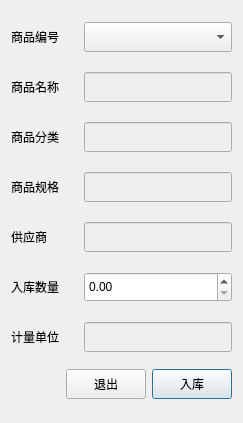
<?xml version="1.0" encoding="UTF-8"?>
<ui version="4.0">
 <class>DialogGoodsIn</class>
 <widget class="QDialog" name="DialogGoodsIn">
  <property name="geometry">
   <rect>
    <x>0</x>
    <y>0</y>
    <width>243</width>
    <height>423</height>
   </rect>
  </property>
  <property name="windowTitle">
   <string>商品入库</string>
  </property>
  <layout class="QGridLayout" name="gridLayout_2" rowstretch="8,1">
   <item row="0" column="0">
    <layout class="QGridLayout" name="gridLayout">
     <property name="horizontalSpacing">
      <number>25</number>
     </property>
     <property name="verticalSpacing">
      <number>20</number>
     </property>
     <item row="0" column="0">
      <widget class="QLabel" name="label">
       <property name="text">
        <string>商品编号</string>
       </property>
      </widget>
     </item>
     <item row="1" column="0">
      <widget class="QLabel" name="label_2">
       <property name="text">
        <string>商品名称</string>
       </property>
      </widget>
     </item>
     <item row="1" column="1">
      <widget class="QLineEdit" name="lineEdit_name">
       <property name="enabled">
        <bool>false</bool>
       </property>
       <property name="minimumSize">
        <size>
         <width>0</width>
         <height>30</height>
        </size>
       </property>
      </widget>
     </item>
     <item row="2" column="0">
      <widget class="QLabel" name="label_3">
       <property name="text">
        <string>商品分类</string>
       </property>
      </widget>
     </item>
     <item row="2" column="1">
      <widget class="QLineEdit" name="lineEdit_type">
       <property name="enabled">
        <bool>false</bool>
       </property>
       <property name="minimumSize">
        <size>
         <width>0</width>
         <height>30</height>
        </size>
       </property>
      </widget>
     </item>
     <item row="3" column="0">
      <widget class="QLabel" name="label_6">
       <property name="text">
        <string>商品规格</string>
       </property>
      </widget>
     </item>
     <item row="3" column="1">
      <widget class="QLineEdit" name="lineEdit_format">
       <property name="enabled">
        <bool>false</bool>
       </property>
       <property name="minimumSize">
        <size>
         <width>0</width>
         <height>30</height>
        </size>
       </property>
      </widget>
     </item>
     <item row="4" column="0">
      <widget class="QLabel" name="label_7">
       <property name="text">
        <string>供应商</string>
       </property>
      </widget>
     </item>
     <item row="4" column="1">
      <widget class="QLineEdit" name="lineEdit_supplier">
       <property name="enabled">
        <bool>false</bool>
       </property>
       <property name="minimumSize">
        <size>
         <width>0</width>
         <height>30</height>
        </size>
       </property>
      </widget>
     </item>
     <item row="5" column="0">
      <widget class="QLabel" name="label_5">
       <property name="text">
        <string>入库数量</string>
       </property>
      </widget>
     </item>
     <item row="5" column="1">
      <widget class="QDoubleSpinBox" name="doubleSpinBox_Num">
       <property name="minimumSize">
        <size>
         <width>0</width>
         <height>30</height>
        </size>
       </property>
       <property name="maximum">
        <double>99999999999.000000000000000</double>
       </property>
      </widget>
     </item>
     <item row="6" column="0">
      <widget class="QLabel" name="label_4">
       <property name="text">
        <string>计量单位</string>
       </property>
      </widget>
     </item>
     <item row="6" column="1">
      <widget class="QLineEdit" name="lineEdit_unit">
       <property name="enabled">
        <bool>false</bool>
       </property>
       <property name="minimumSize">
        <size>
         <width>0</width>
         <height>30</height>
        </size>
       </property>
      </widget>
     </item>
     <item row="0" column="1">
      <widget class="QComboBox" name="comboBox_goodID">
       <property name="minimumSize">
        <size>
         <width>0</width>
         <height>30</height>
        </size>
       </property>
      </widget>
     </item>
    </layout>
   </item>
   <item row="1" column="0">
    <layout class="QHBoxLayout" name="horizontalLayout">
     <property name="spacing">
      <number>6</number>
     </property>
     <item>
      <spacer name="horizontalSpacer">
       <property name="orientation">
        <enum>Qt::Horizontal</enum>
       </property>
       <property name="sizeHint" stdset="0">
        <size>
         <width>40</width>
         <height>20</height>
        </size>
       </property>
      </spacer>
     </item>
     <item>
      <widget class="QPushButton" name="pushButton_exit">
       <property name="minimumSize">
        <size>
         <width>0</width>
         <height>30</height>
        </size>
       </property>
       <property name="text">
        <string>退出</string>
       </property>
       <property name="autoDefault">
        <bool>false</bool>
       </property>
      </widget>
     </item>
     <item>
      <widget class="QPushButton" name="pushButton_ok">
       <property name="minimumSize">
        <size>
         <width>0</width>
         <height>30</height>
        </size>
       </property>
       <property name="text">
        <string>入库</string>
       </property>
      </widget>
     </item>
    </layout>
   </item>
  </layout>
 </widget>
 <resources/>
 <connections/>
</ui>
